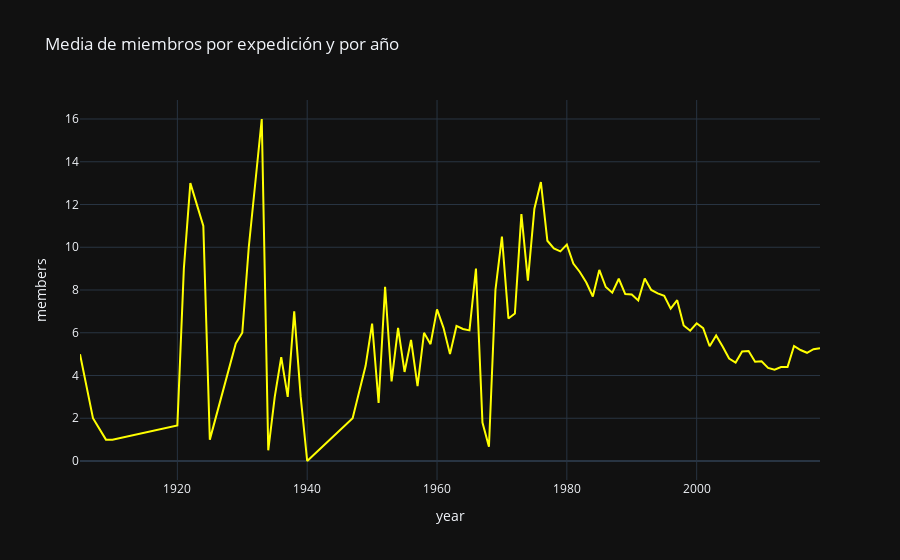

Notebook code cell kept with this figure:
### Markdown cell above
### Media de miembros por expedición y por año

### Code cell
avg_members = expeditions.groupby('year')['members'].mean().reset_index()

fig = px.line(avg_members, x='year', y='members', 
              title='Media de miembros por expedición y por año', template="plotly_dark", color_discrete_sequence=['yellow'])

fig.show()

### Figure 1 — Plotly figure (JSON) as saved in the notebook; plotly's stock layout.template omitted (floating-point values rounded to 4 significant figures)
{"data": [{"hovertemplate": "year=%{x}<br>members=%{y}<extra></extra>", "legendgroup": "", "line": {"color": "yellow", "dash": "solid"}, "marker": {"symbol": "circle"}, "mode": "lines", "name": "", "orientation": "v", "showlegend": false, "type": "scatter", "x": [1905, 1907, 1909, 1910, 1920, 1921, 1922, 1924, 1925, 1929, 1930, 1931, 1933, 1934, 1935, 1936, 1937, 1938, 1939, 1940, 1947, 1949, 1950, 1951, 1952, 1953, 1954, 1955, 1956, 1957, 1958, 1959, 1960, 1961, 1962, 1963, 1964, 1965, 1966, 1967, 1968, 1969, 1970, 1971, 1972, 1973, 1974, 1975, 1976, 1977, 1978, 1979, 1980, 1981, 1982, 1983, 1984, 1985, 1986, 1987, 1988, 1989, 1990, 1991, 1992, 1993, 1994, 1995, 1996, 1997, 1998, 1999, 2000, 2001, 2002, 2003, 2004, 2005, 2006, 2007, 2008, 2009, 2010, 2011, 2012, 2013, 2014, 2015, 2016, 2017, 2018, 2019], "xaxis": "x", "y": [5, 2, 1, 1, 1.667, 9, 13, 11, 1, 5.5, 6, 10, 16, 0.5, 3, 4.857, 3, 7, 3, 0, 2, 4.455, 6.429, 2.714, 8.154, 3.727, 6.226, 4.167, 5.667, 3.5, 6, 5.467, 7.095, 6.231, 5, 6.32, 6.179, 6.111, 9, 1.8, 0.6667, 8, 10.5, 6.667, 6.897, 11.55, 8.436, 11.8, 13.05, 10.3, 9.946, 9.806, 10.12, 9.235, 8.842, 8.348, 7.696, 8.938, 8.139, 7.875, 8.526, 7.809, 7.792, 7.514, 8.536, 8, 7.845, 7.73, 7.126, 7.523, 6.341, 6.095, 6.441, 6.212, 5.368, 5.876, 5.358, 4.792, 4.608, 5.12, 5.143, 4.643, 4.661, 4.354, 4.276, 4.395, 4.401, 5.38, 5.193, 5.062, 5.229, 5.279], "yaxis": "y"}], "layout": {"legend": {"tracegroupgap": 0}, "title": {"text": "Media de miembros por expedición y por año"}, "xaxis": {"anchor": "y", "domain": [0, 1], "title": {"text": "year"}}, "yaxis": {"anchor": "x", "domain": [0, 1], "title": {"text": "members"}}}}
